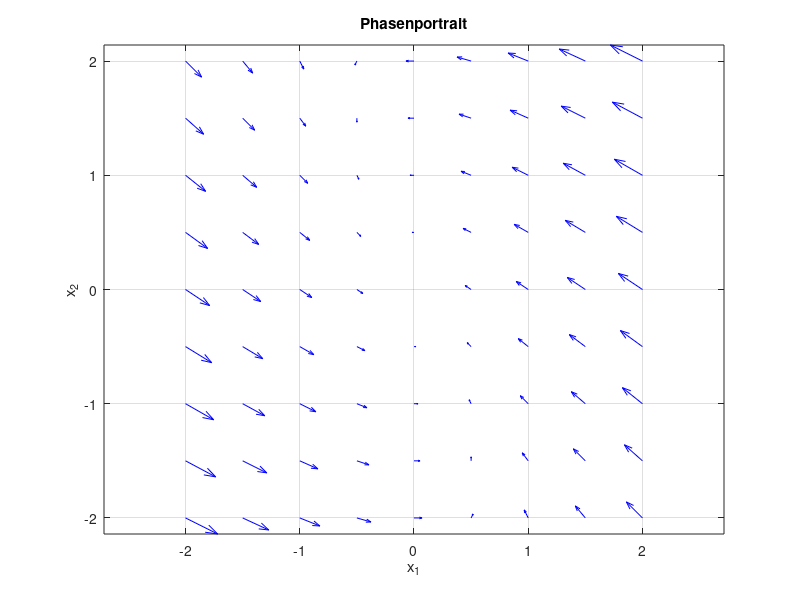

Recreate this plot in MATLAB. (Note: this script raises an error after producing the figure.)
clc; clearvars; close all;

%% 2.1 Lösungsberechnung (Zeitkontinuierlich)

A = [-3, -1; 2, 0];

% Phasenportrait
[X, Y] = meshgrid(-2:0.5:2, -2:0.5:2);
DX = A(1,1) * X + A(1,2) * Y;
DY = A(2,1) * X + A(2,2) * Y;
figure;
quiver(X, Y, DX, DY, 0.5, 'b')
hold on
axis equal
xlabel('x_1')
ylabel('x_2')
title('Phasenportrait')
grid on

% Lösung
syms t

[V, D, e] = eig(A); % V, D sind Outputargs -> help eig
Phi = V * expm(D * t) * inv(V)

x1_t = Phi * [1; -2]; % In der Angabe [2, -4]
x2_t = Phi * [2; 0];

% Lösungstrajektorien

time = linspace(0, 10, 100);
p = double(subs(Phi * [-1;2], t, time));
plot(p(1,:), p(2,:), 'g')

[t1, t2] = meshgrid(-2:2:2, -1:1:1);
for i = 1:length(t1)
  for j = 1:length(t2)
    x = [t1(i,j); t2(i,j)]
    p = double(subs(Phi * x, t, time));
    plot(p(1,:), p(2,:), 'r')
  end
end

